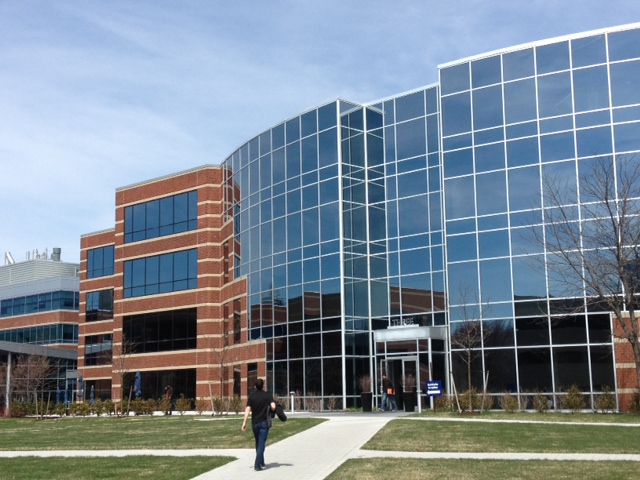
#> input picture task2/building1.jpg, 640 x 480 px
$ jupyter execute Assignment2b_HomographyEstimationRobust_24177075.ipynb
#> lines starting #> are read from the running program, lines starting #| are printed output that depends on the picture
# Robust Homography Estimation

Your name: Said Abdalrahim

Your ID number: 24177075

We've seen that the DLT is not robust against outliers, which is dissappointing. In the real world, we cannot guarantee always that we will alway get inliers in feature matching algorithms. That's where robust estimation via RANSAC comes in. RANSAC is a powerful, but ultimately quite straightforward algorithm to implement.

Let's start by reading the two images, like we did last time.

[cell 1]
import cv2
import numpy as np
import matplotlib.pyplot as plt

imgL = cv2.imread('building1.jpg',cv2.IMREAD_GRAYSCALE)
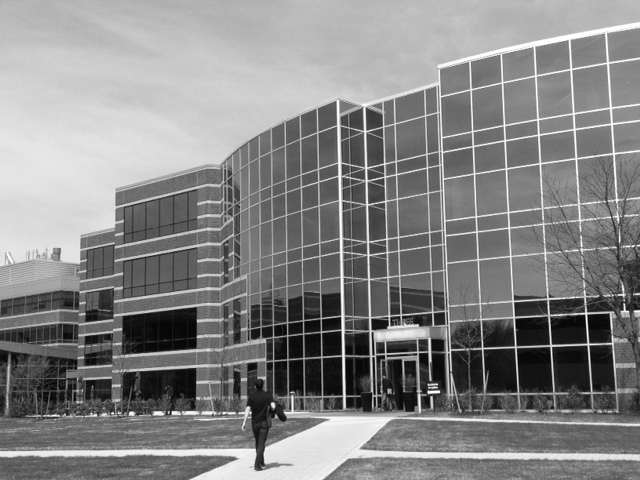
#> imgL: shape (480, 640); min 0, max 255, mean 133.4
plt.imshow(imgL,cmap='gray')

[cell 2]
imgR = cv2.imread('building2.jpg',cv2.IMREAD_GRAYSCALE)
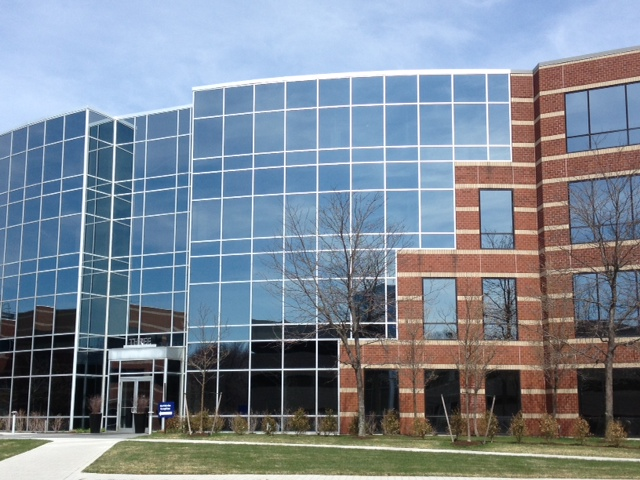
#> input picture task2/building2.jpg, 640 x 480 px
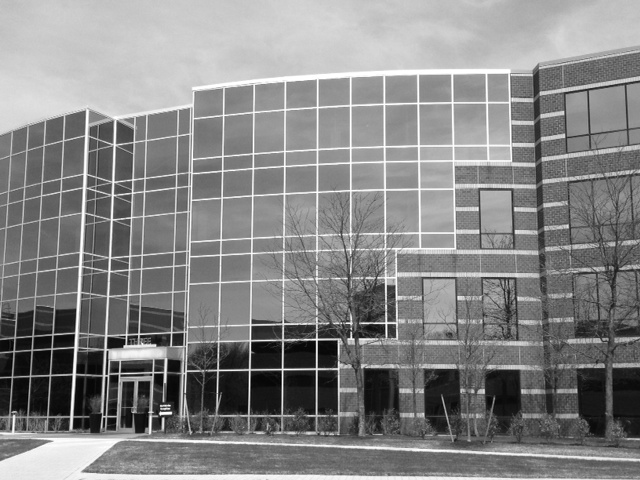
#> imgR: shape (480, 640); min 0, max 255, mean 133.7
plt.imshow(imgR,cmap='gray');

Again, I will give you the feature matching.

[cell 3]
# Initiate ORB detector
orb = cv2.ORB_create()

# find the keypoints and descriptors with ORB
kp1, des1 = orb.detectAndCompute(imgL,None)
#> kp1 = 500 keypoints; strongest (x, y, size): (588, 315, 31), (588, 316, 37.2), (553, 348, 31), (583, 311, 31)
kp2, des2 = orb.detectAndCompute(imgR,None)
#> kp2 = 500 keypoints; strongest (x, y, size): (314, 342, 31), (319, 341, 31), (314, 337, 31), (314, 371, 31)
# create BFMatcher object
bf = cv2.BFMatcher(cv2.NORM_HAMMING, crossCheck=True)
# Match descriptors.
matches = bf.match(des1,des2)
#> matches = 237 matches
# Sort them in the order of their distance.
matches = sorted(matches, key = lambda x:x.distance)

# Draw first 120 matches.
img3 = cv2.drawMatches(imgL,kp1,imgR,kp2,matches[:200],None,flags=cv2.DrawMatchesFlags_NOT_DRAW_SINGLE_POINTS)
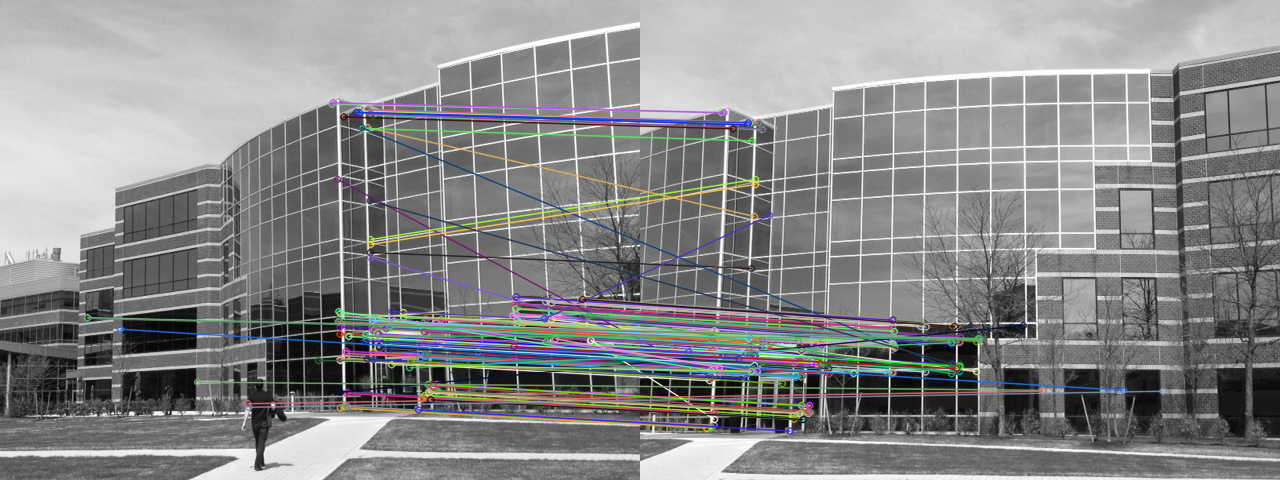
#> img3: shape (480, 1280, 3); mean of channels 0, 1, 2 137.6, 137.3, 136.9; drawn as B, G, R
plt.figure(figsize = (15,15)),plt.imshow(img3),plt.show();

As we noticed before, there are a few outliers that we dislike, as we saw they really messed up the DLT. Let's look at how to handle these.

[cell 4]
# Extract 200 features, outliers and all
n_features = 200
left_pts = np.float32([kp1[m.queryIdx].pt for m in matches[:200]]).reshape(-1,2)
#> left_pts = 200 pairs, first value 86.4 to 608, second value 102.2 to 409.5
rght_pts = np.float32([kp2[m.trainIdx].pt for m in matches[:200]]).reshape(-1,2)
#> rght_pts = 200 pairs, first value 48 to 522.5, second value 112 to 430.6

Recall from the lectures that this is the RANSAC algorithm for estimating the homography:

<font color='blue'>

#### Task:

Create a robust panorama generator from the two photos, based on the RANSAC algorithm. Soem helpful hints are given in the code below.

a utility function for creating the homography transform to reuse later

[cell 5]
def get_homography_transform(left_points, right_points, number_of_matches=4):
    """
    Computes the homography matrix using the Direct Linear Transformation (DLT) algorithm.

    Parameters:
    left_points (numpy.ndarray): Array of points from the left image. Shape should be (number_of_matches, 2).
    right_points (numpy.ndarray): Array of points from the right image. Shape should be (number_of_matches, 2).
    number_of_matches (int): Number of point correspondences to use for computing the homography. Default is 4.

    Returns:
    numpy.ndarray: The 3x3 homography matrix.
    """
    B = []
    for i in range(number_of_matches):
        x, y = left_points[i]
        x_prime, y_prime = right_points[i]

        B.append([-x, -y, -1, 0, 0, 0, x * x_prime, y * x_prime, x_prime])
        B.append([0, 0, 0, -x, -y, -1, x * y_prime, y * y_prime, y_prime])

    # SVD
    U, S, Vt = np.linalg.svd(B, full_matrices=True)

    # get the params and reshape the Vt to a 3x3 matrix
    h = Vt[-1].reshape(3,3)

    # rescale to make h33 = 1
    h = h/h[2,2]

    return h

here I went with the lowest amount of iterations that gave a pretty accurate image for efficiency, 10 gave slight distortion, but 20 seemed to do the job

just initializations of variables here

[cell 6]
# This just means that the randomness is repeatible
np.random.seed(42)

n_ransac_iters = 20

# These are the variables that the RANSAC iterations should populate
# The number of inliers that the best RANSAC iteration gives
n_inliers_best = 0
# The best homography matrix, based on the number of inliers
best_H = []

# We also need to keep the subset of feature locations that are counted as inliers.
# As mentioned above, we want to do a final DLT on all of the inliers
inliersL = []
inliersR = []

# We also need a threshold for our inliers
thresh = 5
# number of points we are looking for in the ransac algorithm
number_of_matches = 4

The ransac loop is in this cell, the utility function for calculating the homography mat is used here

[cell 7]
# The RANSAC iterations
for i in range(0,n_ransac_iters):
    # get four random points
    idx = np.random.randint(0, len(left_pts), number_of_matches)
    p1 = left_pts[idx]
    p2 = rght_pts[idx]

    # get the homography matrix
    h = get_homography_transform(p1, p2, number_of_matches)

    # convert to homogeneous form
    left_pts_h = np.hstack((left_pts, np.ones((len(left_pts),1))))
    rght_pts_h = np.hstack((rght_pts, np.ones((len(rght_pts),1))))

    # calculate the transformed points
    left_pts_h_transformed = np.dot(h, left_pts_h.T).T
    left_pts_h_transformed /= left_pts_h_transformed[:,2].reshape(-1,1)

    # denormalize the points
    left_pts_h_transformed = left_pts_h_transformed[:,0:2]
    # calculate the distance between the transformed points and the right points
    dist = np.linalg.norm(left_pts_h_transformed - rght_pts_h[:,0:2], axis=1)

    # check that the distance is less than the threshold
    inliers = np.where(dist*dist < thresh*thresh)[0]
    n_inliers = len(inliers)
    # 4. Is this the best so far? If it is, store the information here
    if n_inliers > n_inliers_best:
        inliersL = left_pts[inliers]
        inliersR = rght_pts[inliers]
        n_inliers_best = n_inliers
        best_H = h # not used?
#> this loop made 20 passes
#> (idx, p1, p2, inliers, n_inliers, n_inliers_best) on pass 1: ([102, 179, 92, 14], [[437.1, 344], [120, 328.8], [337, 319.7], [425.5, 330.9]], [[172, 361.9], [483.1, 389.8], [72, 337], [161.7, 350.9]], [7, 14, 92, 101, 102, 108, 127, 131, 141, 179, 185], 11, 11)
#> (idx, p1, p2, n_inliers, n_inliers_best) on passes 2, 4, 14: ([106, 71, 188, 20], [[452, 347], [431, 397], [410.6, 360.8], [373, 326.9]], [[188, 368], [163, 419], [141.8, 383.2], [108, 345.6]], 39, 39), ([116, 99, 103, 151], [[381.6, 343.2], [373.2, 326.6], [372.7, 114.7], [438, 391]], [[116.4, 362.4], [108.9, 345.6], [121.8, 129], [170, 412]], 118, 118), ([88, 59, 13, 8], [[362, 128], [590.4, 346.8], [371.5, 334.1], [416.4, 324]], [[111.6, 140.4], [319, 371], [106.6, 352.8], [152.4, 344.4]], 158, 158)
#> after the loop, inliersL = 158 pairs, first value 331.8 to 608, second value 102.2 to 399.2; inliersR = 158 pairs, first value 69.12 to 336, second value 112 to 419; n_inliers_best = 158

in this cell we calculate the homography matrix from the inliers, and then invert it for use in the warp

[cell 8]
# 5. Once the RANSAC loop exits, run the DLT algorithm again on all of the inliers. Again,
# this is very similar to what you did in the last task, just using the RANSAC inliers not
# all of the features.

# Use the get_homography_transform function to get the homography matrix for inliers
h = get_homography_transform(inliersL, inliersR, len(inliersL))
#> the loop in get_homography_transform (call 21), `for i in range(number_of_matches):` made 158 passes
#> (x, y, x_prime, y_prime) on passes 1 to 3: (383.6, 327.6, 118.2, 346.3), (426, 339.6, 162, 360), (432, 339.8, 168.5, 360)
#> after the loop in get_homography_transform (call 21), `for i in range(number_of_matches):`: B = 316 items
#> in get_homography_transform (call 21), `U, S, Vt = np.linalg.svd(B, full_matrices=True)`:
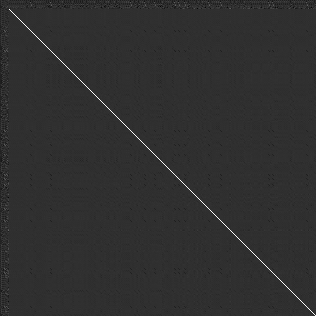
#> U: shape (316, 316) float64; min -0.231, max 0.993, mean -0.000234; drawn with min black and max white
#> in get_homography_transform (call 21), `U, S, Vt = np.linalg.svd(B, full_matrices=True)`: S = [2769326, 286347.6, 6721, 1657.9, 650.3, 209.3, 168.5, 0.586, 0.0606]
#> in get_homography_transform (call 21), `h = Vt[-1].reshape(3,3)`: h = [[-0.0039, 0.000275, 0.983], [-0.000617, -0.0036, 0.184], [-1.44e-06, 1.19e-07, -0.00304]]
#> in get_homography_transform (call 21), `h = h/h[2,2]`: h = [[1.28, -0.0905, -323.2], [0.203, 1.18, -60.52], [0.000472, -3.91e-05, 1]]

# Compute the inverse of the homography matrix
h_inv = np.linalg.inv(h)
#> h_inv = [[0.687, 0.06, 225.6], [-0.135, 0.835, 7.03], [-0.00033, 4.3e-06, 0.894]]

At the end of the RANSAC, you should have a robust estimate of the homography matrix, which handles outliers in a way that the DLT simply wasn't able to.

<font color='blue'>

#### Task:
Warp the right image to match the left image, and create your two-image panorama again. code snippet below. Only a small piece of code to add here.

Don't forget, we are warping the right image tot match the left, so we use the homography inverse.

[cell 9]
##################
# Your code here

plt.title(f'Warped Image with Homography\nNumber of Inliers: {len(inliersL)}')
imgW = cv2.warpPerspective(imgR, h_inv,(1000,imgL.shape[0])) # replace the 3 dots with your code
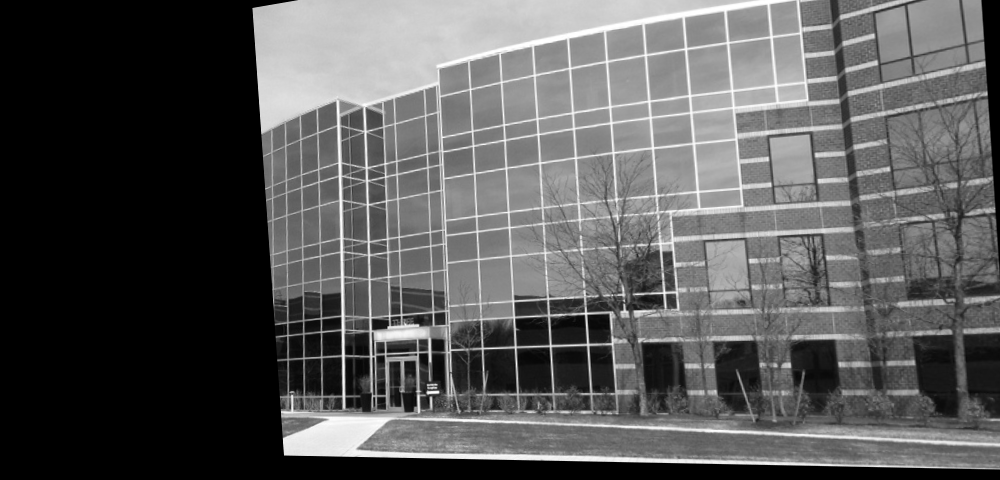
#> imgW: shape (480, 1000); min 0, max 255, mean 88.5

# This piece puts the left image in the output image at the requisite place
imgW[:,:imgL.shape[1]] = imgL
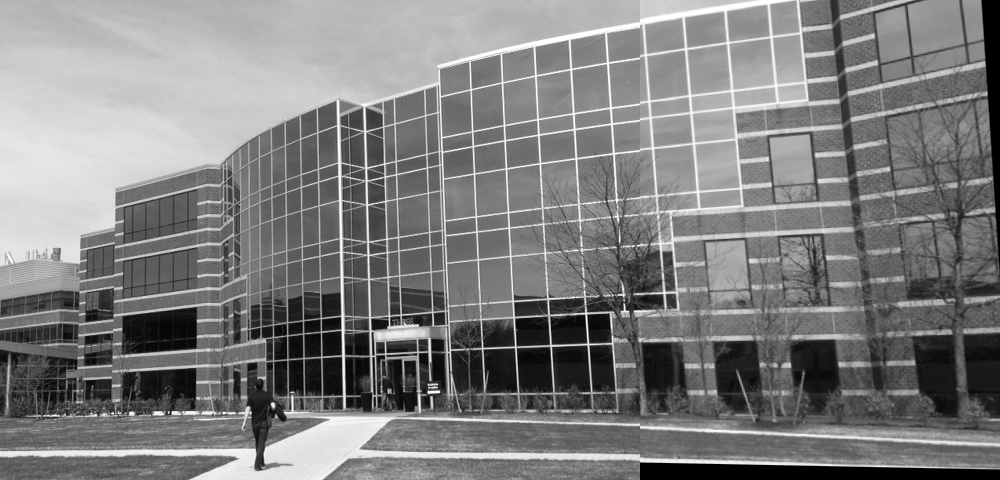
#> imgW: shape (480, 1000); min 0, max 255, mean 126.5

plt.imshow(imgW,cmap='gray')
